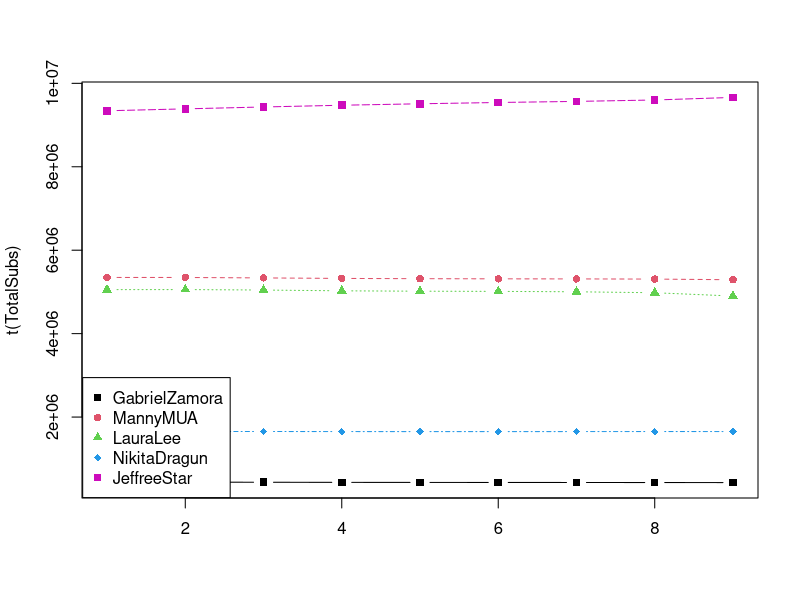
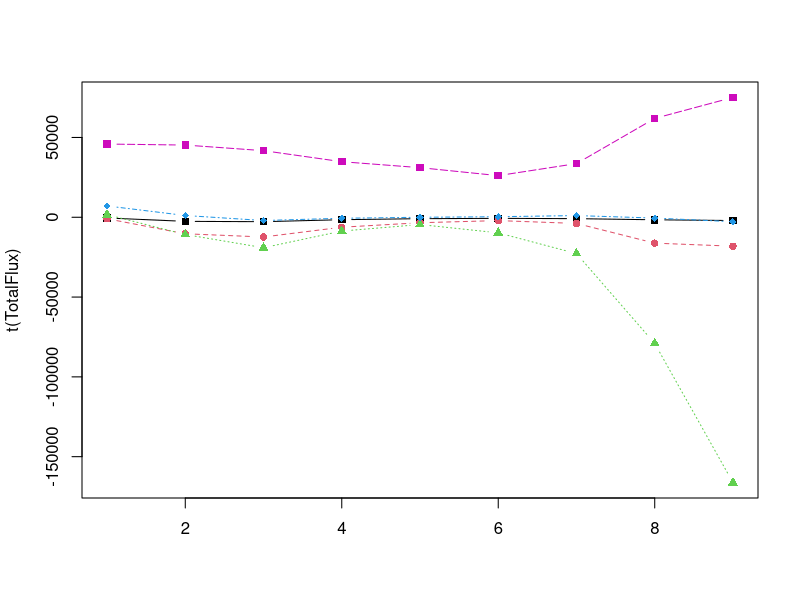
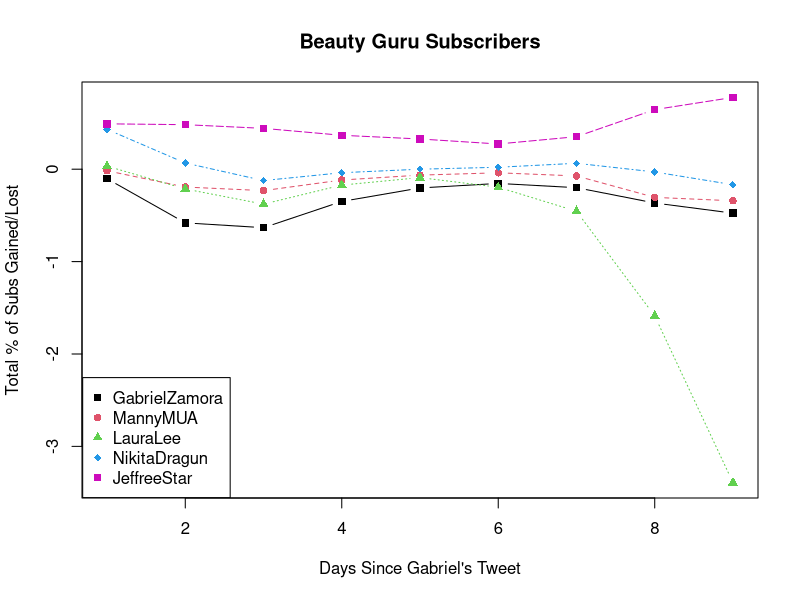

Generate these figures, in order, with R:
#Days
Days <- c("8_11","8_12","8_13","8_14","8_15","8_16","8_17","8_18","8_19")

#Beauty Gurus
BeautyGurus <- c("GabrielZamora","MannyMUA","LauraLee","NikitaDragun","JeffreeStar")

#Total Subscribers
GabrielZamoraTotal <- c(440872,440420,437860,435089,433570,432690,432022,431156,429580)
MannyMUATotal <- c(5346963,5346034,5335698,5323345,5317113,5313690,5311614,5307747,5291540)
LauraLeeTotal <- c(5054253,5055900,5045098,5026026,5017383,5012832,5003080,4980333,4901269)
NikitaDragunTotal <- c(1646288,1653385,1654492,1652459,1651837,1651836,1652191,1653253,1652762)
JeffreeStarTotal <- c(9341796,9387669,9432914,9474653,9509468,9540557,9566647,9600278,9662218)

#Matrix
TotalSubs <- rbind(GabrielZamoraTotal,MannyMUATotal,LauraLeeTotal,NikitaDragunTotal,JeffreeStarTotal)
rm(GabrielZamoraTotal,MannyMUATotal,LauraLeeTotal,NikitaDragunTotal,JeffreeStarTotal)
colnames(TotalSubs) <- Days
rownames(TotalSubs) <- BeautyGurus

TotalSubs

matplot(t(TotalSubs), type="b",pch=15:18, col=c(1:4,6))
legend("bottomleft", inset=0.001, legend=BeautyGurus, col=c(1:4,6), pch=15:18, horiz=F)

#Subscribers +/-
GabrielZamoraFlux <- c(-452,-2560,-2771,-1519,-880,-668,-866,-1576,-2043)
MannyMUAFlux <- c(-929,-10336,-12353,-6232,-3423,-2076,-3867,-16207,-18117)
LauraLeeFlux <- c(1647,-10802,-19072,-8643,-4551,-9752,-22747,-79064,-166234)
NikitaDragunFlux <- c(7097,1107,-2033,-622,-1,355,1062,-491,-2783)
JeffreeStarFlux <- c(45873,45245,41739,34815,31089,26090,33631,61940,75098)

#Matrix
TotalFlux <- rbind(GabrielZamoraFlux,MannyMUAFlux,LauraLeeFlux,NikitaDragunFlux,JeffreeStarFlux)
rm(GabrielZamoraFlux,MannyMUAFlux,LauraLeeFlux,NikitaDragunFlux,JeffreeStarFlux)
colnames(TotalFlux) <- Days
rownames(TotalFlux) <- BeautyGurus

matplot(t(TotalFlux), type="b",pch=15:18, col=c(1:4,6))

FluxProportion <- round(TotalFlux/TotalSubs,5)*100

matplot(t(FluxProportion), type="b",pch=15:18, col=c(1:4,6),
  main = "Beauty Guru Subscribers",xlab = "Days Since Gabriel's Tweet",ylab = "Total % of Subs Gained/Lost"
  )
legend("bottomleft", inset=0.001, legend=BeautyGurus, col=c(1:4,6), pch=15:18, horiz=F
  )